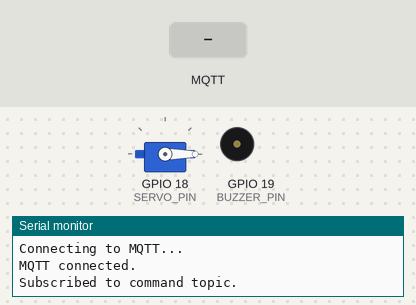
Simulated run of this sketch. Board: ESP32. Shown: servo, buzzer (waves = sounding, pin HIGH), the last lines printed to the serial monitor. The inputs (shaded band) are chosen by the test bench. WiFi joins after 1.5 s; servers stay silent unless stated; random numbers use the default seed unless the sketch sets one; no MQTT or app messages arrive unless stated.

Above: at 3.8 s.
3.9 s: MQTT message "morning" arrives on the first subscribed topic
At 4.9 s:
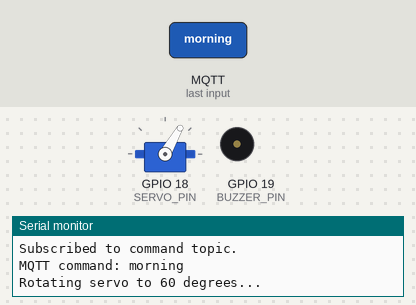
6.9 s: MQTT message "noon" arrives on the first subscribed topic
At 7.2 s:
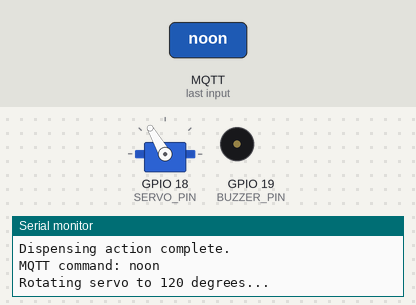
9.9 s: MQTT message "night" arrives on the first subscribed topic
At 10.7 s:
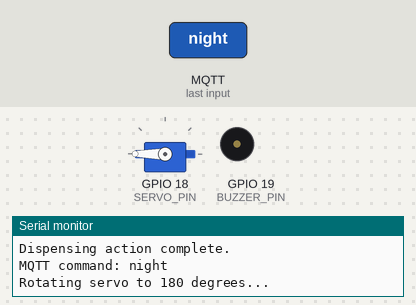
Timing chart, 0 to 13.6 s (numbered marks = the images above; inputs shaded):
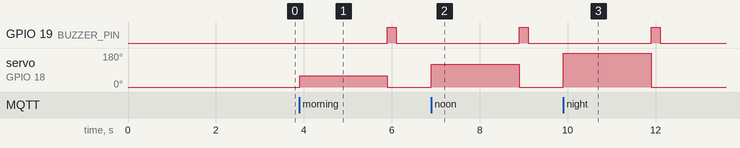

The sketch:

PillDispenser_MQTT.ino
```cpp
#include <WiFi.h>
#include <WiFiClientSecure.h>
#include <PubSubClient.h>
#include <ESP32Servo.h>

// =========================
// Wi-Fi configuration
// =========================
const char* ssid = "YOUR_WIFI_SSID";
const char* password = "YOUR_WIFI_PASSWORD";

// =========================
// HiveMQ Cloud configuration
// =========================
const char* mqtt_host = "YOUR_CLUSTER.hivemq.cloud";
const int mqtt_port = 8883;
const char* mqtt_username = "YOUR_MQTT_USERNAME";
const char* mqtt_password = "YOUR_MQTT_PASSWORD";

// =========================
// MQTT topics
// =========================
const char* topic_cmd = "pillbox/pillbox01/cmd";
const char* topic_status = "pillbox/pillbox01/status";

// =========================
// Hardware
// =========================
#define SERVO_PIN 18
#define BUZZER_PIN 19

Servo servoMotor;
WiFiClientSecure espClient;
PubSubClient mqtt(espClient);

void publishStatus(const String& slot) {
  String json = "{\"dispensed\":\"" + slot + "\"}";
  mqtt.publish(topic_status, json.c_str());
}

void mqttCallback(char* topic, byte* payload, unsigned int length) {
  String msg;

  for (unsigned int i = 0; i < length; i++) {
    msg += (char)payload[i];
  }

  Serial.print("MQTT command: ");
  Serial.println(msg);

  int angle = 0;

  if (msg == "morning") {
    angle = 60;
  } else if (msg == "noon") {
    angle = 120;
  } else if (msg == "night") {
    angle = 180;
  } else {
    Serial.println("Unknown command. Ignoring.");
    return;
  }

  Serial.printf("Rotating servo to %d degrees...\n", angle);

  servoMotor.write(angle);
  delay(2000);

  servoMotor.write(0);

  digitalWrite(BUZZER_PIN, HIGH);
  delay(200);
  digitalWrite(BUZZER_PIN, LOW);

  publishStatus(msg);

  Serial.println("Dispensing action complete.");
}

void connectWiFi() {
  Serial.print("Connecting to Wi-Fi");
  WiFi.begin(ssid, password);

  while (WiFi.status() != WL_CONNECTED) {
    delay(400);
    Serial.print(".");
  }

  Serial.println();
  Serial.println("Wi-Fi connected.");
  Serial.print("ESP32 IP: ");
  Serial.println(WiFi.localIP());
}

void reconnectMQTT() {
  while (!mqtt.connected()) {
    Serial.println("Connecting to MQTT...");

    String clientId = "ESP32-PillBox-" + String(random(0xffff), HEX);

    if (mqtt.connect(clientId.c_str(), mqtt_username, mqtt_password)) {
      Serial.println("MQTT connected.");

      if (mqtt.subscribe(topic_cmd)) {
        Serial.println("Subscribed to command topic.");
      } else {
        Serial.println("Failed to subscribe to command topic.");
      }
    } else {
      Serial.print("MQTT connection failed, state=");
      Serial.println(mqtt.state());
      Serial.println("Retrying in 3 seconds...");
      delay(3000);
    }
  }
}

void setup() {
  Serial.begin(115200);
  delay(1000);

  pinMode(BUZZER_PIN, OUTPUT);
  digitalWrite(BUZZER_PIN, LOW);

  servoMotor.attach(SERVO_PIN);
  servoMotor.write(0);

  connectWiFi();

  // Prototype configuration.
  // Production firmware should verify the HiveMQ CA certificate.
  espClient.setInsecure();

  mqtt.setServer(mqtt_host, mqtt_port);
  mqtt.setCallback(mqttCallback);
}

void loop() {
  if (!mqtt.connected()) {
    reconnectMQTT();
  }

  mqtt.loop();
}
```

Measured:
- after the input at 3.9 s, GPIO 19 (BUZZER_PIN): LOW → HIGH after 2.0 s, → LOW 0.20 s later; servo on GPIO 18 (SERVO_PIN): 0° → 60° at once, → 0° 2.0 s later
- after the input at 6.9 s, GPIO 19 (BUZZER_PIN): LOW → HIGH after 2.0 s, → LOW 0.20 s later; servo on GPIO 18 (SERVO_PIN): 0° → 120° at once, → 0° 2.0 s later
- after the input at 9.9 s, GPIO 19 (BUZZER_PIN): LOW → HIGH after 2.0 s, → LOW 0.20 s later; servo on GPIO 18 (SERVO_PIN): 0° → 180° at once, → 0° 2.0 s later
